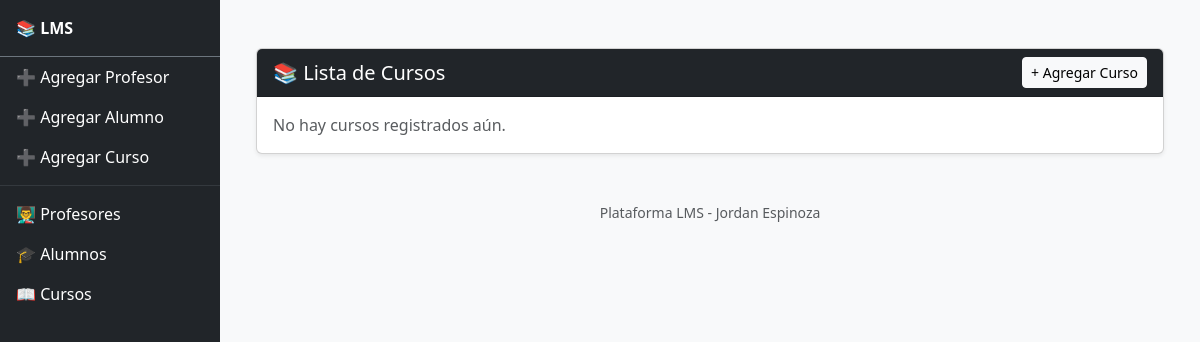
Before: /plataforma/listar_cursos/ with the older database file.
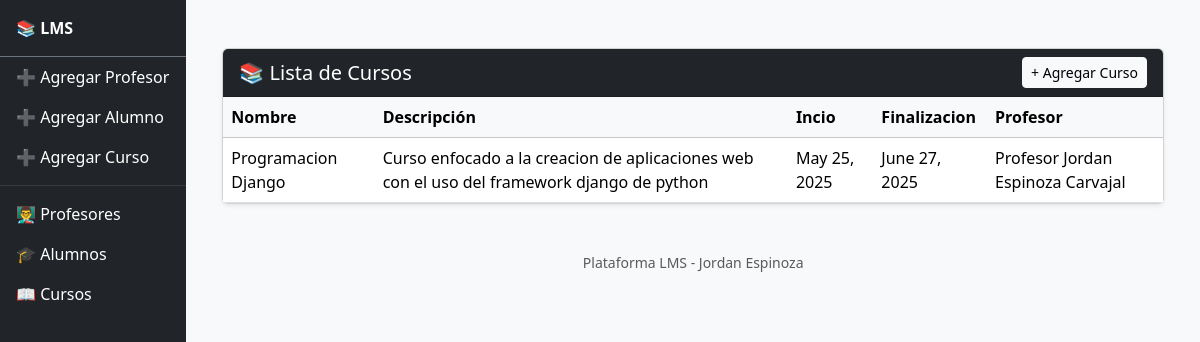
After: the same page with the newer database file.
### Plataforma/models.py (models this page shows, shortened)
class Curso(models.Model):
    MODALIDAD_CHOICES = [
        ('Mañana', 'Mañana'),
        ('Noche', 'Noche'),
        ('Fin de Semana', 'Fin de Semana'),
    ]
    nombre_curso = models.CharField(max_length=100)
    profesor_curso = models.ForeignKey(Profesor, on_delete=models.CASCADE, related_name='cursos')
    max_alumnos = models.PositiveIntegerField(default=40)  # límite
    fecha_inicio = models.DateField()
    fecha_fin = models.DateField()
    modalidad = models.CharField(max_length=100, choices=MODALIDAD_CHOICES)
    descripcion = models.TextField()

class Profesor(models.Model):
    nombre = models.CharField(max_length=100)
    apellidos = models.CharField(max_length=100)
    email = models.EmailField()
    telefono = models.CharField(max_length=15)
    especialidad = models.CharField(max_length=100)
    fecha_nacimiento = models.DateField()
    def __str__(self):
        return f"Profesor {self.nombre} {self.apellidos}"

### Plataforma/views.py (the view)
# urls.py: path('listar_cursos/', listar_cursos, name='listar_cursos'),
def listar_cursos(request):
    cursos = Curso.objects.all()
    return render(request, 'plataforma/listar_cursos.html', {'cursos': cursos})

### Plataforma/templates/plataforma/listar_cursos.html (shortened to what this page needs)
{% extends 'template_base.html' %}
{% load static %}
{% block content %}
<div class="container mt-4">
    <div class="card shadow-sm">
        <div class="card-header bg-dark text-white d-flex justify-content-between align-items-center">
            <h5 class="mb-0">📚 Lista de Cursos</h5>
            <a href="{% url 'agregar_curso' %}" class="btn btn-sm btn-light">+ Agregar Curso</a>
        </div>
        <div class="card-body p-0">
            {% if cursos %}
            <div class="table-responsive">
                <table class="table table-hover align-middle mb-0">
                    <thead class="table-light">
                        <tr>
                            <th>Nombre</th>
                            <th>Descripción</th>
                            <th>Incio</th>
                            <th>Finalizacion</th>
                            <th>Profesor</th>
                        </tr>
                    </thead>
                    <tbody>
                        {% for curso in cursos %}
                        <tr>
                            <td>{{ curso.nombre_curso }}</td>
                            <td>{{ curso.descripcion }}</td>
                            <td>{{ curso.fecha_inicio }}</td>
                            <td>{{ curso.fecha_fin }}</td>
                            <td>{{ curso.profesor_curso }}</td>
                        </tr>
                        {% endfor %}
                    </tbody>
                </table>
            </div>
            {% else %}
                <div class="p-3 text-muted">No hay cursos registrados aún.</div>
            {% endif %}
        </div>
    </div>
</div>
{% endblock content %}

Changed rows visible on the page:
added Curso: nombre_curso "Programacion Django", descripcion "Curso enfocado a la creacion de aplicaciones web con el uso del framework django de python", fecha_inicio "May 25, 2025", fecha_fin "June 27, 2025", profesor_curso "Profesor Jordan Espinoza Carvajal"
Other visible differences:
text no longer shown: "No hay cursos registrados aún."
text now shown: "Nombre Descripción Incio Finalizacion Profesor"
